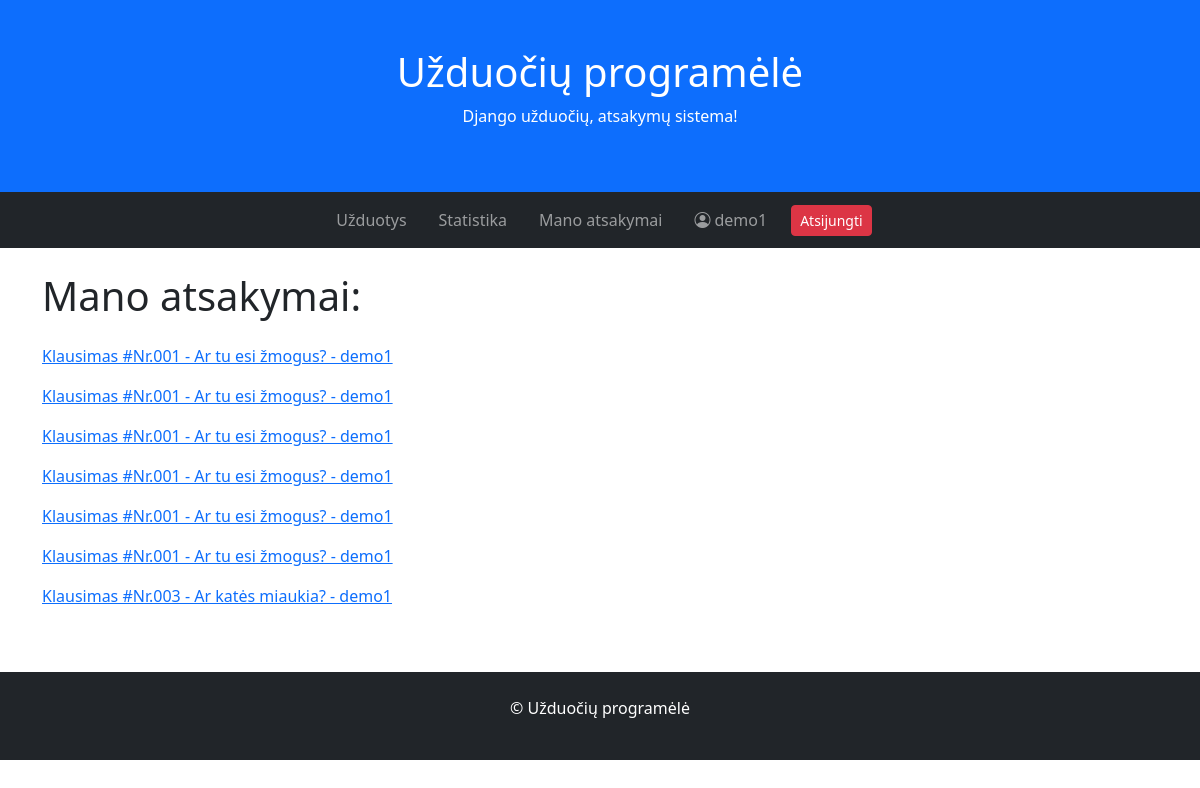
The app's page /myanswers/ (signed in), older data.
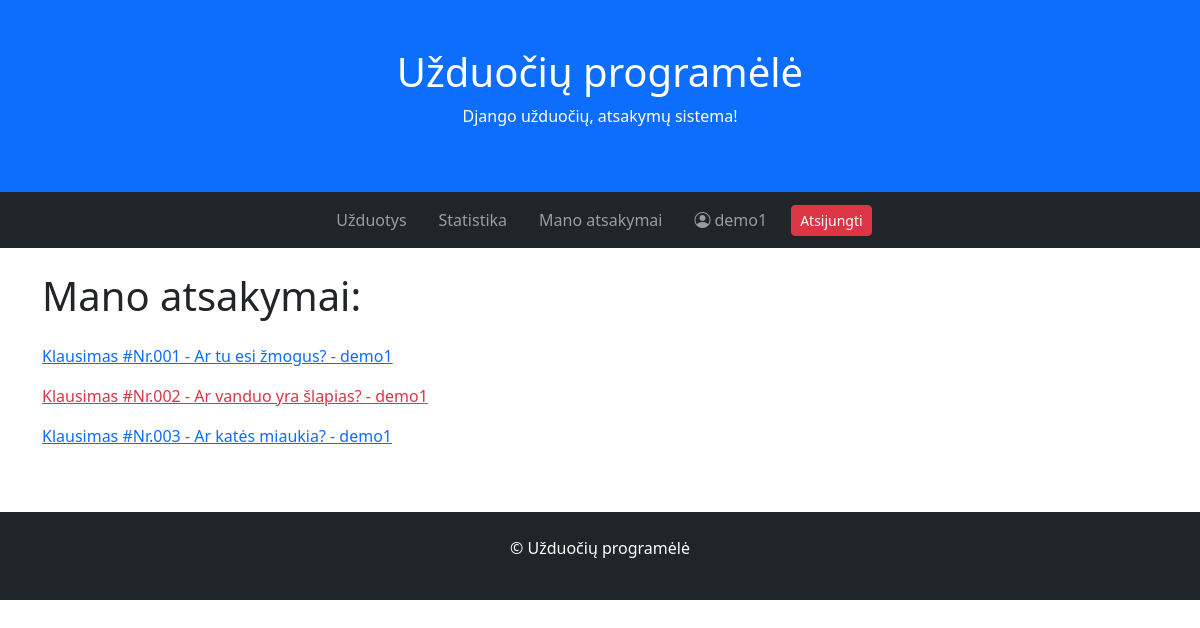
The same page, newer data.
### tasks/models.py (models this page shows, shortened)
class Answer(models.Model):
    task = models.ForeignKey(to="Task", on_delete=models.CASCADE, verbose_name="Užduotis")
    student = models.ForeignKey(to=User, on_delete=models.CASCADE, verbose_name="Studentas")
    ANSWER_CHOICES = [
        (True, 'Taip'),
        (False, 'Ne'),
    ]
    answer = models.BooleanField("Atsakymas", choices=ANSWER_CHOICES, default=True)
    date = models.DateTimeField("Data", auto_now_add=True)
    def __str__(self):
        return f"{self.task} - {self.student}"
    class Meta:
        verbose_name = "Atsakymas"
        verbose_name_plural = "Atsakymai"

class Task(models.Model):
    name = models.CharField("Užduotis")
    content = models.TextField("Klausimas")
    teacher = models.ForeignKey(to=User, on_delete=models.CASCADE, verbose_name="Dėstytojas")
    ANSWER_CHOICES = [
        (True, 'Taip'),
        (False, 'Ne'),
    ]
    correct_answer = models.BooleanField("Teisingas atsakymas", choices=ANSWER_CHOICES, default=True)
    deadline = models.DateTimeField("Terminas", null=True, blank=True)
    date = models.DateTimeField("Data", auto_now_add=True)
    photo = models.ImageField("Nuotrauka", upload_to='tasks', null=True, blank=True)
    def is_overdue(self):
        return self.deadline and timezone.now() > self.deadline
    def __str__(self):
        return f"{self.name} - {self.content}"
    class Meta:
        verbose_name = "Uždavinys"
        verbose_name_plural = "Uždaviniai"

### tasks/views.py (the view)
# urls.py: path('myanswers/', views.UserAnswerListView.as_view(), name='useranswers'),
class UserAnswerListView(LoginRequiredMixin, ListView):
    model = Answer
    template_name = "user_answers.html"
    context_object_name = "answers"
    def get_queryset(self):
        return Answer.objects.filter(student=self.request.user)

### tasks/templates/user_answers.html (shortened to what this page needs)
{% extends 'base.html' %}
{% block content %}
<h1 class="mb-4">Mano atsakymai:</h1>
{% for answer in answers %}
<p>
    <a href="{% url 'answer' answer.pk %}" class="{% if answer.task.is_overdue %}text-danger{% endif %}">
        {{ answer }}
    </a>
</p>
{% endfor %}
{% endblock %}

Row changes from the older to the newer data that the page shows:
removed Answer: task+student "Klausimas #Nr.001 - Ar tu esi žmogus? - demo1"
removed Answer: task+student "Klausimas #Nr.001 - Ar tu esi žmogus? - demo1"
removed Answer: task+student "Klausimas #Nr.001 - Ar tu esi žmogus? - demo1"
removed Answer: task+student "Klausimas #Nr.001 - Ar tu esi žmogus? - demo1"
removed Answer: task+student "Klausimas #Nr.001 - Ar tu esi žmogus? - demo1"
added Answer: task+student "Klausimas #Nr.002 - Ar vanduo yra šlapias? - demo1"
